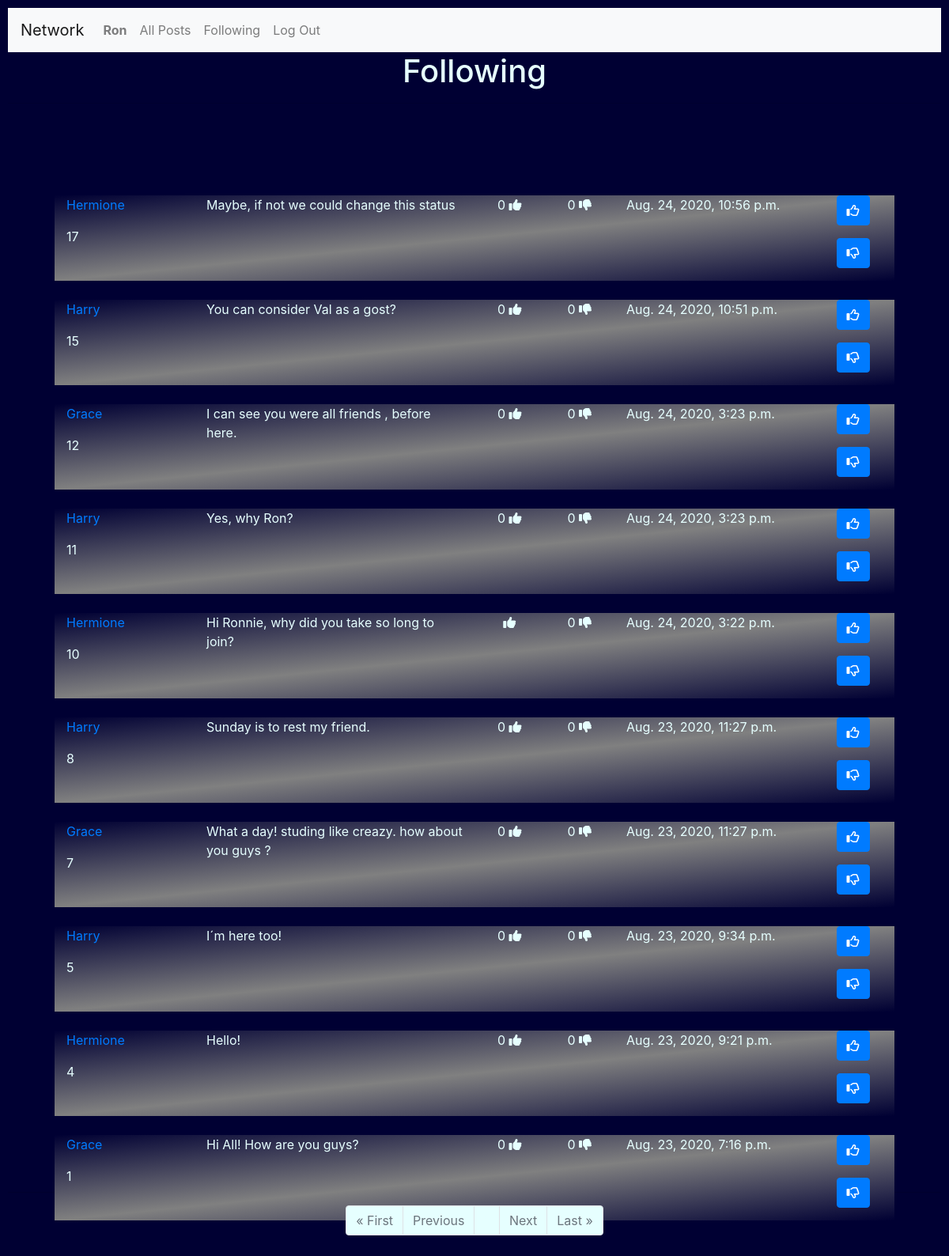
Page /following (signed in) on the earlier database version.
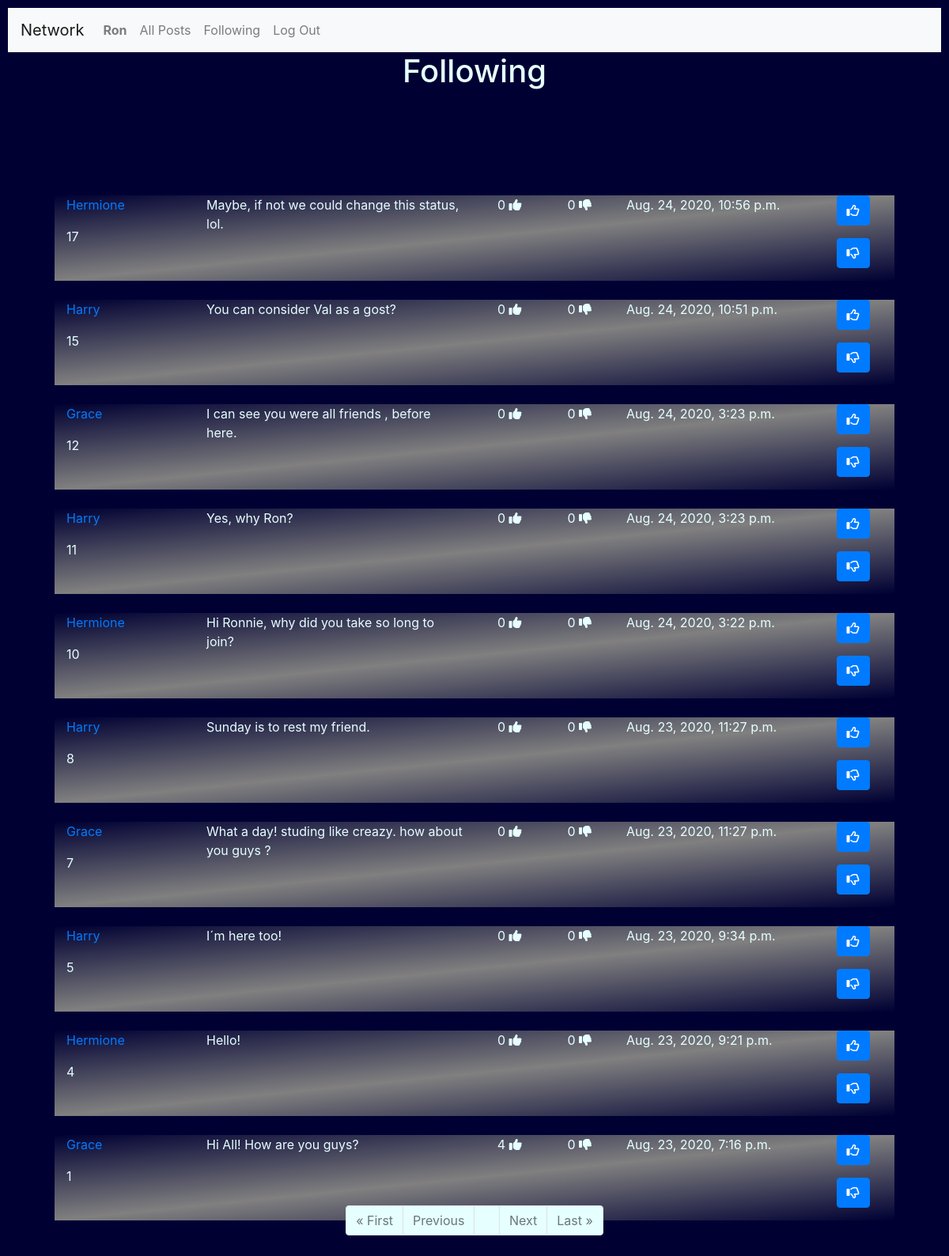
Same page on the later database version.
### network/models.py (models this page shows, shortened)
class Posts(models.Model):
    User = models.ForeignKey('User', on_delete = models.CASCADE)
    Post = models.TextField(max_length=255)
    Date = models.DateTimeField(auto_now_add=True)
    Likes = models.IntegerField(blank=True, null=True)
    Unlikes = models.IntegerField(blank=True, null=True)

class User(AbstractUser):
    pass

### network/views.py (the view)
# urls.py: path("following", views.following_view, name="following"),
@login_required
def following_view(request):
    FPL = []
    profile= []
    following = []
    posts = []
    postchoose = []
    if request.user.is_authenticated:
          posts = Posts.objects.all().order_by('-Date')
          user = request.user.id
          username = request.user.username
          seguindo = Profile.objects.filter(Follower=user)
          print(user, username )
          for row in posts:
              for s in seguindo:
                  if row.User == s.User:
                      FPL.append(row)
          paginator = Paginator(FPL, 10)
          page_number = request.GET.get('page')
          page_itens = paginator.get_page(page_number)
          print("FOLLOWING PAGE")
          print(paginator.count , paginator.num_pages )
          print(page_itens)
    else:
        context={
            "Message": "Please Login or join our Network",
        }
        return render(request, "network/login.html", context)
    context = {
         "page_obj" : page_itens,
         "NewPostForm":NewPostForm(),
    }
    return render(request, "network/following.html", context)

### network/templates/network/following.html (shortened to what this page needs)
{% extends "network/layout.html" %}
{% load static %}
{% block body %}
  <h1>Following </h1>
  <hr>
{% if page_obj|length > 0 %}
        {% for Post in page_obj %}
            <div class="container" style="width:90%; position:relative; top:100px;background-image: linear-gradient(to top left, #000033, gray,	 #000033 );">
                <div class="row"  width="1700px">
                    <div class="col-lg-2">
                        <p><a href= "{% url 'network:profile' Post.User %}"  >  {{Post.User |title}} </a>
                        <p>  {{Post.id}}</p>
                    </div>
                    <div class="col-lg-4">
                         <p> {{Post.Post}} </p>
                    </div>
                    <div class="col-lg-1" style="text-align: center;">
                         {%if Post.Likes == None%}
                             <p> 0 <i class="fas fa-thumbs-up"></i></p>
                         {% else %}
                              <p> {{ Post.Likes }}  <i class="fas fa-thumbs-up"></i></p>
                         {% endif %}
                    </div>
                    <div class="col-lg-1" style="text-align: center;">
                         {%if Post.Unlikes  == None%}
                              <p> 0  <i class="fas fa-thumbs-down"></i></p>
                         {% else %}
                              <p> {{ Post.Unlikes }}  <i class="fas fa-thumbs-down"></i></p>
                          {% endif %}
                    </div>
                    <div class="col-lg-3">
                       <p> {{Post.Date}} </p>
                    </div>
                    <div class="col-lg-1">
                       <p> <button class="btn btn-primary" id="likes-{{Post.id}}" onclick="likepost({{Post.id}})">
                            <i class="far fa-thumbs-up"></i>
                           </button></p>
                       <p> <button class="btn btn-primary" id="unlikes-{{Post.id}}" onclick="unlikepost({{Post.id}})">
                            <i class="far fa-thumbs-down"></i>
                           </button></p>
                    </div>
                </div>
            </div>
            <br>
        {% endfor %}
        <br>
        <hr>
        <form>
           <div class="container" >
              <ul class="pagination justify-content-center"  >
                  {% if page_obj.has_previous %}
                            <li class="page-item"><a href="?page=1" class="page-link" style="background-color:#e6ffff;">&laquo; First</a></li>
                            <li class="page-item"><a href="?page={{ page_obj.previous_page_number }}" class="page-link" style="background-color:#e6ffff;">Previous</a></li>
                  {% else %}
                        <li class="page-item disabled"><a class="page-link" style="background-color:#e6ffff;">&laquo; First</a></li>
                        <li class="page-item disabled"><a class="page-link" style="background-color:#e6ffff;">Previous</a></li>
                  {% endif %}
                  {% if page_obj.number %}
                        <li class="page-item"><a class="page-link" style="background-color:#e6ffff;">{{ page_obj.number }}</a></li>
                  {% else %}
                        <li class="page-item"><a class="page-link" style="background-color:#e6ffff;">0</a></li>
                  {% endif %}
                  {% if page_obj.has_next %}
                        <li class="page-item"><a href="?page={{ page_obj.next_page_number }}" class="page-link" style="background-color:#e6ffff;">Next</a></li>
                        <li class="page-item"><a href="?page={{ page_obj.paginator.num_pages }}" class="page-link" style="background-color:#e6ffff;">Last &raquo;</a></li>
                  {% else %}
                        <li class="page-item disabled"><a class="page-link" style="background-color:#e6ffff;">Next</a></li>
                        <li class="page-item disabled"><a class="page-link" style="background-color:#e6ffff;">Last &raquo;</a></li>
                  {% endif %}
            </ul>
          </div>
        </form>
    {% endif %}
    {% endblock %}

Differences in the rows shown:
changed Posts id 17: Post "Maybe, if not we could change this status" → "Maybe, if not we could change this status, lol."
changed Posts "Hi Ronnie, why did you take so long to join?": now shows "0"
changed Posts "Hi All! How are you guys?": Likes (not shown) → "4"; no longer shows "0"
